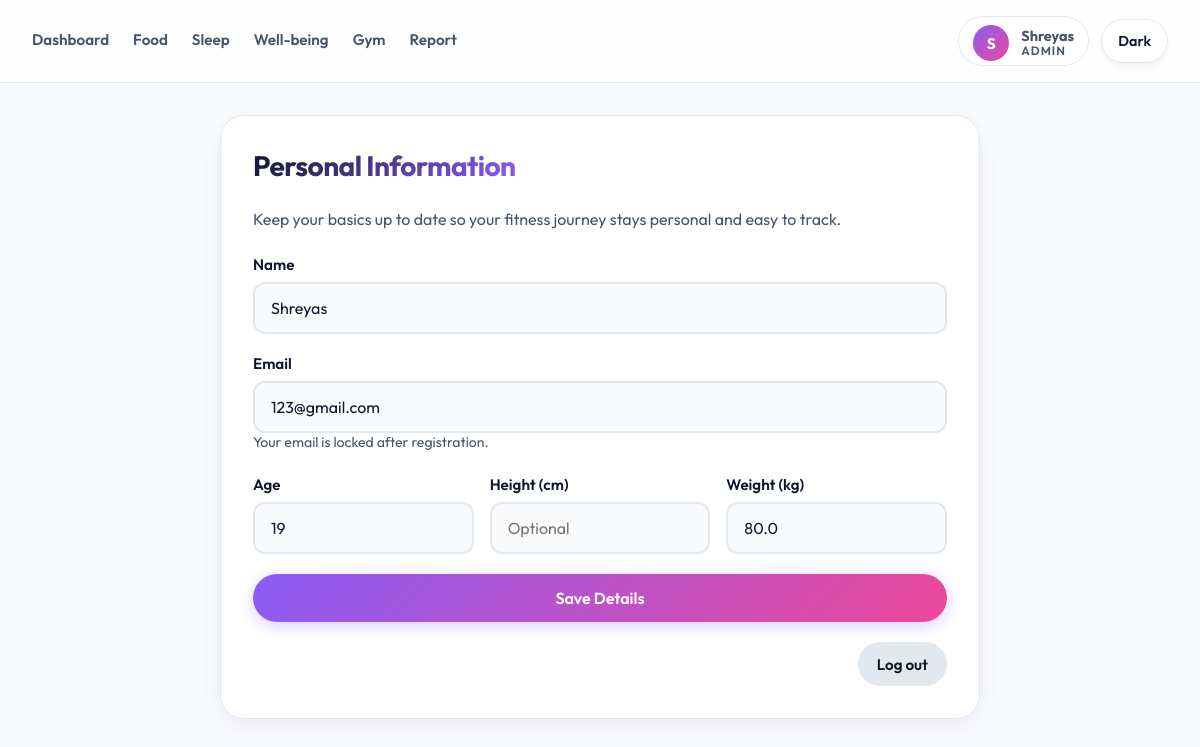
Screenshot of /profile (signed in) with the database file from the repository.
### tables this page shows
CREATE TABLE "users" (
            id INTEGER PRIMARY KEY AUTOINCREMENT,
            email TEXT UNIQUE NOT NULL,
            password_hash TEXT NOT NULL,
            name TEXT,
            age INTEGER,
            height REAL,
            weight REAL,
            role TEXT NOT NULL DEFAULT 'user',
            is_active INTEGER NOT NULL DEFAULT 1,
            created_at TEXT NOT NULL DEFAULT CURRENT_TIMESTAMP
        );

### app.py (the view, shortened to what this page needs)
@app.route("/profile", methods=["GET", "POST"])
@login_required
def profile():
    db = get_db()
    user_row = db.execute("SELECT * FROM users WHERE id = ?", (current_user.id,)).fetchone()
    db.close()
    return render_page("profile.html", active_page="profile", profile=user_row)

### app.py (called while the page is built)
def get_db():
    db = sqlite3.connect(DB_NAME)
    db.row_factory = sqlite3.Row
    db.execute("PRAGMA foreign_keys = ON")
    return db

def get_user_by_id(user_id):
    db = get_db()
    row = db.execute("SELECT * FROM users WHERE id = ?", (user_id,)).fetchone()
    db.close()
    return User(row) if row else None

def render_page(template_name, **context):
    return render_template(template_name, **context)

@login_manager.user_loader
def load_user(user_id):
    return get_user_by_id(int(user_id))

    @property
    def is_active(self):
        return self.active

### templates/profile.html (shortened to what this page needs)
<!DOCTYPE html>
<html lang="en">
<head>
    <link rel="stylesheet" href="{{ url_for('static', filename='style.css') }}">
</head>
<body>
{% include "_navbar.html" %}
<div class="page-container">
    <div class="card profile-card">
        <h2>Personal Information</h2>
        <p class="profile-copy">Keep your basics up to date so your fitness journey stays personal and easy to track.</p>
        <form method="post" class="profile-form">
            <div class="form-row">
                <label>Name</label>
                <input type="text" name="name" value="{{ profile.name or '' }}" autocomplete="name" required>
            </div>
            <div class="form-row">
                <label>Email</label>
                <input type="email" value="{{ profile.email }}" disabled>
                <small class="profile-help">Your email is locked after registration.</small>
            </div>
            <div class="profile-grid">
                <div class="form-row">
                    <label>Age</label>
                    <input type="number" name="age" min="0" step="1" value="{{ profile.age if profile.age is not none else '' }}" placeholder="Optional">
                </div>
                <div class="form-row">
                    <label>Height (cm)</label>
                    <input type="number" name="height" min="0" step="0.1" value="{{ profile.height if profile.height is not none else '' }}" placeholder="Optional">
                </div>
                <div class="form-row">
                    <label>Weight (kg)</label>
                    <input type="number" name="weight" min="0" step="0.1" value="{{ profile.weight if profile.weight is not none else '' }}" placeholder="Optional">
                </div>
            </div>
            <button type="submit" class="primary-btn">Save Details</button>
        </form>
        <form method="post" action="{{ url_for('logout') }}" class="profile-logout-form">
            <button type="submit" class="secondary-btn profile-logout-btn">Log out</button>
        </form>
    </div>
</div>
</body>
</html>

### templates/_navbar.html (shortened to what this page needs)
<nav class="navbar">
    <div class="nav-left" id="navMenu">
        <a href="{{ url_for('index') }}" class="{{ 'active' if active_page == 'dashboard' else '' }}">Dashboard</a>
        <a href="{{ url_for('food') }}" class="{{ 'active' if active_page == 'food' else '' }}">Food</a>
        <a href="{{ url_for('sleep') }}" class="{{ 'active' if active_page == 'sleep' else '' }}">Sleep</a>
        <a href="{{ url_for('wellbeing') }}" class="{{ 'active' if active_page == 'wellbeing' else '' }}">Well-being</a>
        <a href="{{ url_for('gym') }}" class="{{ 'active' if active_page == 'gym' else '' }}">Gym</a>
        <a href="{{ url_for('report') }}" class="{{ 'active' if active_page == 'report' else '' }}">Report</a>
    </div>
    <div class="nav-right">
        {% if current_user.is_authenticated %}
        <a href="{{ url_for('profile') }}" class="nav-user nav-user-link">
            <div class="nav-avatar nav-avatar-fallback">{{ current_user.name[:1] | upper }}</div>
            <div class="nav-user-meta">
                <strong>{{ current_user.name }}</strong>
                <span>{{ current_user.role|title }}</span>
            </div>
        </a>
        {% endif %}
        <button id="themeToggle" class="theme-btn">Dark</button>
    </div>
</nav>

### rows the page displays
users: name "S", name "Shreyas", role "ADMIN", email "123@gmail.com", age "19", weight "80.0"
